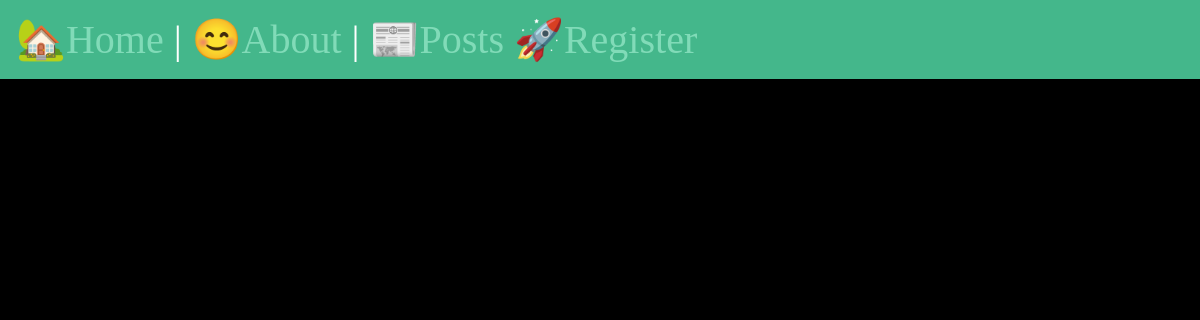
Page /posts/ready-for-fun on the earlier database version.
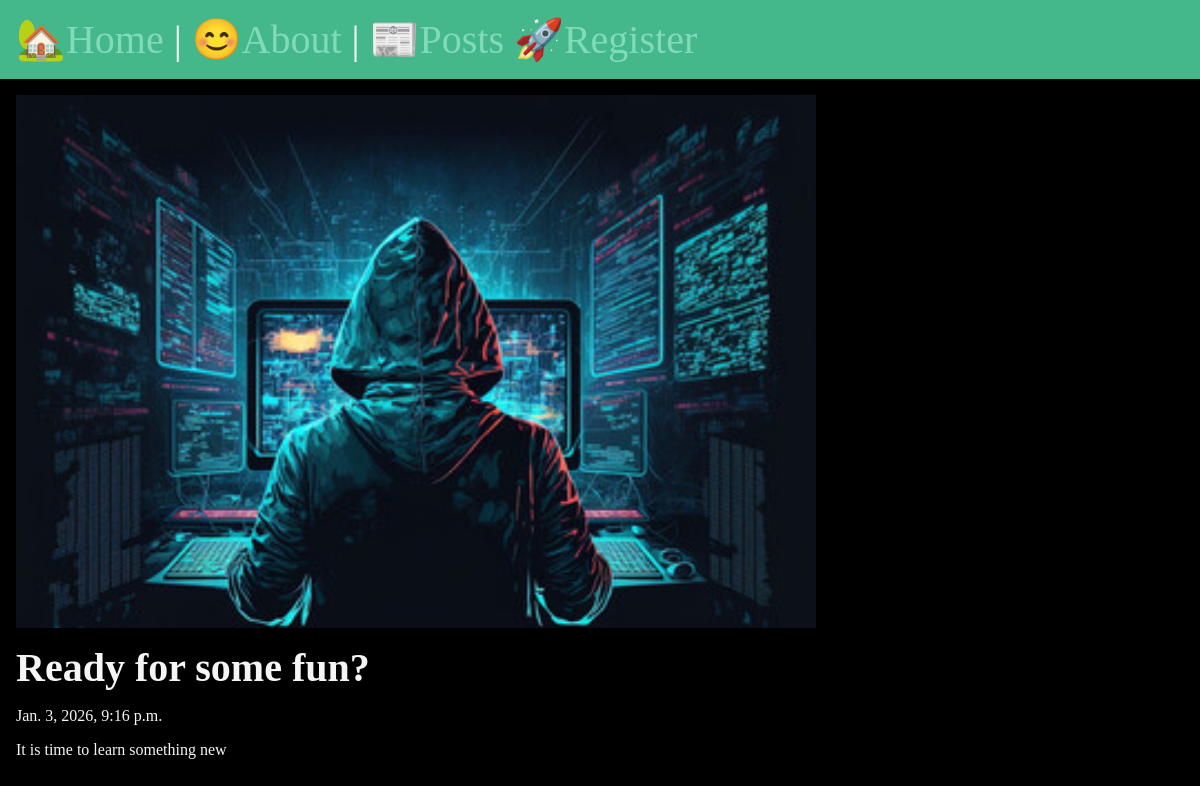
Same page on the later database version.
### posts/models.py (models this page shows, shortened)
class Post(models.Model):
    title = models.CharField(max_length=75)
    body = models.TextField()
    slug = models.SlugField()
    date = models.DateTimeField(auto_now_add=True)
    banner = models.ImageField(default='fallback.png', blank=True)

### posts/views.py (the view)
# urls.py: path('<slug:slug>', views.post_page, name="page"),
def post_page(request, slug):
    try:
        post = Post.objects.get(slug=slug)
        return render(request, 'posts/post_page.html', {'post': post})
    except Post.DoesNotExist:
        return render(request, 'posts/post_page.html', {'post': None})

### posts/templates/posts/post_page.html (shortened to what this page needs)
{% extends "layout.html" %}
{% block content %}
    <section>
        <img
        class ="banner"
        src="{{ post.banner.url }}"
        alt = "{{ post.title }}"
        />
        <h1>{{ post.title }}</h1>
        <p>{{ post.date }}</p>
        <p>{{ post.body }}</p>
    </section>
{% endblock %}

### templates/layout.html (shortened to what this page needs)
<!DOCTYPE html>
{% load static %}
<html lang="en">
<head>
    <link rel="stylesheet" href="{% static 'css/style.css' %}">
</head>
<body>
    <nav>
        <a href="/">
            <span role="img" aria-label="Home">🏡Home</span>
        </a> |
        <a href="/about/">
            <span role="img" aria-label="About">😊About</span>
        </a> |
        <a href="{% url 'posts:list' %}">
            <span role="img" aria-label="Posts">📰Posts</span>
        </a>
        <a href="{% url 'users:register' %}">
            <span role="img" aria-label="Register">🚀Register</span>
        </a>
    </nav>
    <main>
        {% block content %}
        {% endblock %}
    </main>
</body>
</html>

### static/css/style.css (style rules this page uses)
* { margin: 0; padding: 0; box-sizing: border-box; }
body { min-height: 100vh; background-color: black; color: whitesmoke; font-size: 3rem; }
nav { padding: 1rem; background-color: #44B78B; color: white; font-size: 2.5rem; }
main { padding: 1rem; }
section { display: flex; flex-flow: column; gap: 1rem; }
h1,h2 { font-size: 2.5rem; }
p { font-size: 1rem; }
a { text-decoration: none; color: #81dbb8; }
.banner { display: block; width: 100%; max-width: 800px; }

Differences in the rows shown:
added Post: banner (picture), title "Ready for some fun?", date "Jan. 3, 2026, 9:16 p.m.", body "It is time to learn something new"
